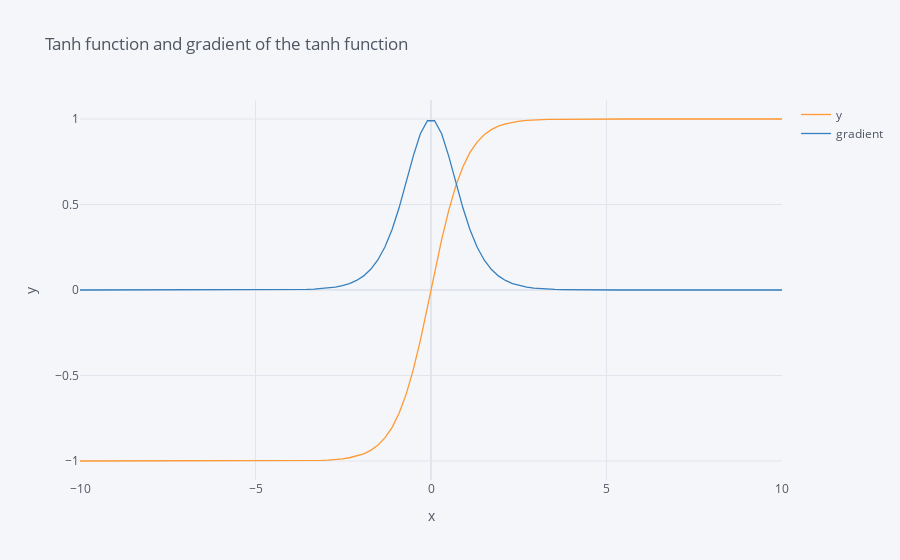

The cell this chart's notebook holds for it:
### Code cell
pd.DataFrame({'x':X,'y':y,'gradient':derviative_tanh}).iplot(kind='scatter',x='x',y=['y' , "gradient"],mode='lines',xTitle='x',yTitle='y',title='Tanh function and gradient of the tanh function')
